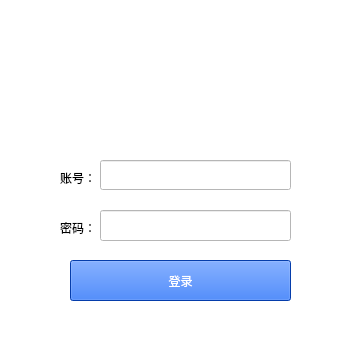
<?xml version="1.0" encoding="UTF-8"?>
<ui version="4.0">
 <class>MainWindow</class>
 <widget class="QMainWindow" name="MainWindow">
  <property name="geometry">
   <rect>
    <x>0</x>
    <y>0</y>
    <width>360</width>
    <height>340</height>
   </rect>
  </property>
  <property name="minimumSize">
   <size>
    <width>360</width>
    <height>340</height>
   </size>
  </property>
  <property name="maximumSize">
   <size>
    <width>360</width>
    <height>340</height>
   </size>
  </property>
  <property name="windowTitle">
   <string>QQ登录</string>
  </property>
  <property name="windowIcon">
   <iconset>
    <normaloff>image/QQicon.ico</normaloff>image/QQicon.ico</iconset>
  </property>
  <property name="styleSheet">
   <string notr="true">background-color: rgb(255, 255, 255);</string>
  </property>
  <widget class="QWidget" name="centralwidget">
   <widget class="QLineEdit" name="lineEdit">
    <property name="geometry">
     <rect>
      <x>100</x>
      <y>160</y>
      <width>191</width>
      <height>30</height>
     </rect>
    </property>
    <property name="cursor">
     <cursorShape>CrossCursor</cursorShape>
    </property>
    <property name="styleSheet">
     <string notr="true">background-color: rgb(255, 255, 255);</string>
    </property>
    <property name="text">
     <string/>
    </property>
    <property name="maxLength">
     <number>32767</number>
    </property>
   </widget>
   <widget class="QLineEdit" name="lineEdit_2">
    <property name="geometry">
     <rect>
      <x>100</x>
      <y>210</y>
      <width>191</width>
      <height>31</height>
     </rect>
    </property>
    <property name="inputMask">
     <string extracomment="qq账号"/>
    </property>
    <property name="text">
     <string extracomment="密码"/>
    </property>
    <property name="maxLength">
     <number>32767</number>
    </property>
    <property name="echoMode">
     <enum>QLineEdit::Password</enum>
    </property>
    <property name="cursorPosition">
     <number>0</number>
    </property>
   </widget>
   <widget class="QPushButton" name="pushButton">
    <property name="geometry">
     <rect>
      <x>70</x>
      <y>260</y>
      <width>221</width>
      <height>41</height>
     </rect>
    </property>
    <property name="styleSheet">
     <string notr="true">background-color: rgb(7, 85, 240);
color: rgb(255, 255, 255);</string>
    </property>
    <property name="text">
     <string>登录</string>
    </property>
   </widget>
   <widget class="QFrame" name="formFrame">
    <property name="geometry">
     <rect>
      <x>0</x>
      <y>-1</y>
      <width>361</width>
      <height>151</height>
     </rect>
    </property>
    <property name="styleSheet">
     <string notr="true">border-color: rgb(0, 85, 255);
background-image: url(:/img/image/loginicon.jpg);</string>
    </property>
    <layout class="QFormLayout" name="formLayout"/>
   </widget>
   <widget class="QLabel" name="label">
    <property name="geometry">
     <rect>
      <x>60</x>
      <y>170</y>
      <width>31</width>
      <height>16</height>
     </rect>
    </property>
    <property name="text">
     <string>账号：</string>
    </property>
   </widget>
   <widget class="QLabel" name="label_2">
    <property name="geometry">
     <rect>
      <x>60</x>
      <y>220</y>
      <width>31</width>
      <height>16</height>
     </rect>
    </property>
    <property name="text">
     <string>密码：</string>
    </property>
   </widget>
  </widget>
  <widget class="QStatusBar" name="statusbar"/>
 </widget>
 <resources>
  <include location="login.qrc"/>
 </resources>
 <connections/>
</ui>
